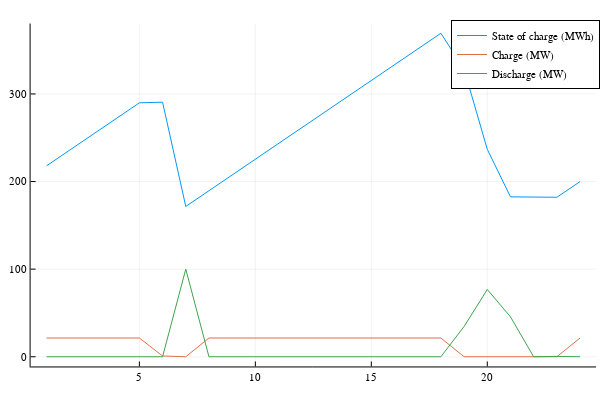

Source (notebook cell):
### Code cell
# Line plot of battery charge, discharge, and state of charge over time 
soc = UC_solution_batt.soc
charge = UC_solution_batt.charge
discharge = UC_solution_batt.discharge

plot(soc, label = "State of charge (MWh)")
plot!(charge, label="Charge (MW)")
plot!(discharge, label = "Discharge (MW)")

### Figure 1 — Plotly figure (JSON) as saved in the notebook; plotly's stock layout.template omitted (floating-point values rounded to 4 significant figures)
{"data": [{"colorbar": {"title": ""}, "legendgroup": "State of charge (MWh)", "line": {"color": "rgba(0, 154, 250, 1.000)", "dash": "solid", "shape": "linear", "width": 1}, "mode": "lines", "name": "State of charge (MWh)", "showlegend": true, "type": "scatter", "x": [1, 2, 3, 4, 5, 6, 7, 8, 9, 10, 11, 12, 13, 14, 15, 16, 17, 18, 19, 20, 21, 22, 23, 24], "xaxis": "x", "y": [218.0, 236.0, 253.9, 271.9, 289.9, 290.6, 171.6, 189.5, 207.5, 225.5, 243.5, 261.4, 279.4, 297.4, 315.4, 333.3, 351.3, 369.3, 328.2, 236.8, 182.5, 182.5, 182.0, 200], "yaxis": "y", "zmax": null, "zmin": null}, {"colorbar": {"title": ""}, "legendgroup": "Charge (MW)", "line": {"color": "rgba(227, 111, 71, 1.000)", "dash": "solid", "shape": "linear", "width": 1}, "mode": "lines", "name": "Charge (MW)", "showlegend": true, "type": "scatter", "x": [1, 2, 3, 4, 5, 6, 7, 8, 9, 10, 11, 12, 13, 14, 15, 16, 17, 18, 19, 20, 21, 22, 23, 24], "xaxis": "x", "y": [21.4, 21.4, 21.4, 21.4, 21.4, 0.8628, 0, 21.4, 21.4, 21.4, 21.4, 21.4, 21.4, 21.4, 21.4, 21.4, 21.4, 21.4, 0, 0, 0, 0, 0, 21.4], "yaxis": "y", "zmax": null, "zmin": null}, {"colorbar": {"title": ""}, "legendgroup": "Discharge (MW)", "line": {"color": "rgba(62, 164, 78, 1.000)", "dash": "solid", "shape": "linear", "width": 1}, "mode": "lines", "name": "Discharge (MW)", "showlegend": true, "type": "scatter", "x": [1, 2, 3, 4, 5, 6, 7, 8, 9, 10, 11, 12, 13, 14, 15, 16, 17, 18, 19, 20, 21, 22, 23, 24], "xaxis": "x", "y": [0, 0, 0, 0, 0, 0, 100, 0, 0, 0, 0, 0, 0, 0, 0, 0, 0, 0, 34.53, 76.8, 45.55, 0, 0.435, 0], "yaxis": "y", "zmax": null, "zmin": null}], "layout": {"annotations": [], "height": 400, "legend": {"bgcolor": "rgba(255, 255, 255, 1.000)", "bordercolor": "rgba(0, 0, 0, 1.000)", "borderwidth": 1, "font": {"color": "rgba(0, 0, 0, 1.000)", "family": "sans-serif", "size": 11}, "title": {"font": {"color": "rgba(0, 0, 0, 1.000)", "family": "sans-serif", "size": 15}, "text": ""}, "tracegroupgap": 0, "traceorder": "normal", "x": 1, "xanchor": "auto", "y": 1, "yanchor": "auto"}, "margin": {"b": 20, "l": 0, "r": 0, "t": 20}, "paper_bgcolor": "rgba(255, 255, 255, 1.000)", "plot_bgcolor": "rgba(255, 255, 255, 1.000)", "showlegend": true, "width": 600, "xaxis": {"anchor": "y", "domain": [0.05101, 0.9934], "gridcolor": "rgba(0, 0, 0, 0.100)", "gridwidth": 0.5, "linecolor": "rgba(0, 0, 0, 1.000)", "mirror": false, "range": [0.31, 24.69], "showgrid": true, "showline": true, "showticklabels": true, "tickangle": 0, "tickcolor": "rgb(0, 0, 0)", "tickfont": {"color": "rgba(0, 0, 0, 1.000)", "family": "sans-serif", "size": 11}, "tickmode": "array", "ticks": "inside", "ticktext": ["5", "10", "15", "20"], "tickvals": [5, 10, 15, 20], "title": "", "titlefont": {"color": "rgba(0, 0, 0, 1.000)", "family": "sans-serif", "size": 15}, "type": "-", "visible": true, "zeroline": false, "zerolinecolor": "rgba(0, 0, 0, 1.000)"}, "yaxis": {"anchor": "x", "domain": [0.03762, 0.9902], "gridcolor": "rgba(0, 0, 0, 0.100)", "gridwidth": 0.5, "linecolor": "rgba(0, 0, 0, 1.000)", "mirror": false, "range": [-11.08, 380.4], "showgrid": true, "showline": true, "showticklabels": true, "tickangle": 0, "tickcolor": "rgb(0, 0, 0)", "tickfont": {"color": "rgba(0, 0, 0, 1.000)", "family": "sans-serif", "size": 11}, "tickmode": "array", "ticks": "inside", "ticktext": ["0", "100", "200", "300"], "tickvals": [0, 100, 200, 300], "title": "", "titlefont": {"color": "rgba(0, 0, 0, 1.000)", "family": "sans-serif", "size": 15}, "type": "-", "visible": true, "zeroline": false, "zerolinecolor": "rgba(0, 0, 0, 1.000)"}}}
